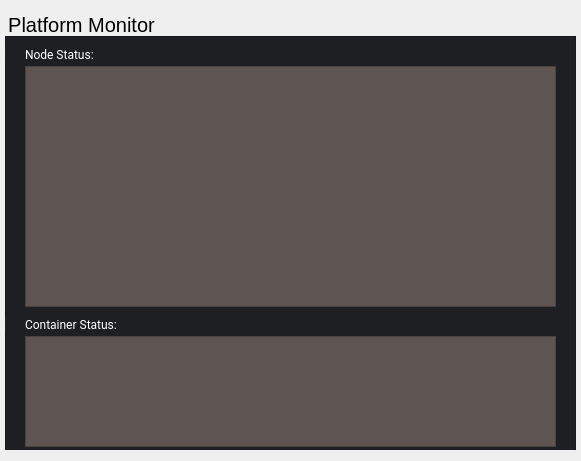
   <widget class="QWidget" name="verticalLayoutWidget_3">
    <property name="geometry">
     <rect>
      <x>710</x>
      <y>540</y>
      <width>581</width>
      <height>461</height>
     </rect>
    </property>
    <layout class="QVBoxLayout" name="verticalLayout_4" stretch="0">
     <property name="spacing">
      <number>0</number>
     </property>
     <property name="leftMargin">
      <number>5</number>
     </property>
     <property name="rightMargin">
      <number>5</number>
     </property>
     <item>
      <widget class="QGroupBox" name="groupBox_3">
       <property name="styleSheet">
        <string notr="true">QGroupBox {
  border: 0;
  margin-top: 28px;
  font-size: 20px;
}</string>
       </property>
       <property name="title">
        <string>Platform Monitor</string>
       </property>
       <widget class="QWidget" name="widget_3" native="true">
        <property name="geometry">
         <rect>
          <x>0</x>
          <y>25</y>
          <width>571</width>
          <height>431</height>
         </rect>
        </property>
        <property name="styleSheet">
         <string notr="true">* {
  background-color: rgb(29, 31, 34);
  color: rgb(255, 255, 255);
}
QToolTip {
  padding: 4px;
}</string>
        </property>
        <widget class="QFrame" name="frame_3">
         <property name="geometry">
          <rect>
           <x>0</x>
           <y>0</y>
           <width>571</width>
           <height>431</height>
          </rect>
         </property>
         <property name="styleSheet">
          <string notr="true">#frame {
  border: 5px solid rgb(29, 31, 34);
}</string>
         </property>
         <property name="frameShape">
          <enum>QFrame::StyledPanel</enum>
         </property>
         <property name="frameShadow">
          <enum>QFrame::Raised</enum>
         </property>
         <widget class="QTreeView" name="treeViewMonitorStatus">
          <property name="geometry">
           <rect>
            <x>20</x>
            <y>30</y>
            <width>531</width>
            <height>241</height>
           </rect>
          </property>
          <property name="font">
           <font>
            <family>Roboto</family>
           </font>
          </property>
          <property name="styleSheet">
           <string notr="true">background-color: rgb(94, 85, 82);</string>
          </property>
          <property name="autoScroll">
           <bool>true</bool>
          </property>
          <property name="editTriggers">
           <set>QAbstractItemView::NoEditTriggers</set>
          </property>
          <property name="selectionMode">
           <enum>QAbstractItemView::NoSelection</enum>
          </property>
          <property name="itemsExpandable">
           <bool>false</bool>
          </property>
          <attribute name="headerVisible">
           <bool>false</bool>
          </attribute>
          <attribute name="headerStretchLastSection">
           <bool>false</bool>
          </attribute>
         </widget>
         <widget class="QLabel" name="labelLedLeftParameters">
          <property name="geometry">
           <rect>
            <x>0</x>
            <y>10</y>
            <width>137</width>
            <height>17</height>
           </rect>
          </property>
          <property name="font">
           <font>
            <family>Roboto</family>
           </font>
          </property>
          <property name="text">
           <string>Node Status:</string>
          </property>
          <property name="alignment">
           <set>Qt::AlignLeading|Qt::AlignLeft|Qt::AlignVCenter</set>
          </property>
          <property name="indent">
           <number>20</number>
          </property>
         </widget>
         <widget class="QTableWidget" name="tableWidgetContainerMonitorStatus">
          <property name="geometry">
           <rect>
            <x>20</x>
            <y>300</y>
            <width>531</width>
            <height>111</height>
           </rect>
          </property>
          <property name="minimumSize">
           <size>
            <width>0</width>
            <height>60</height>
           </size>
          </property>
          <property name="maximumSize">
           <size>
            <width>16777215</width>
            <height>16777215</height>
           </size>
          </property>
          <property name="font">
           <font>
            <family>Roboto</family>
           </font>
          </property>
          <property name="styleSheet">
           <string notr="true">background-color: rgb(94, 85, 82);</string>
          </property>
          <property name="sizeAdjustPolicy">
           <enum>QAbstractScrollArea::AdjustToContents</enum>
          </property>
          <property name="editTriggers">
           <set>QAbstractItemView::NoEditTriggers</set>
          </property>
          <property name="selectionMode">
           <enum>QAbstractItemView::NoSelection</enum>
          </property>
          <property name="textElideMode">
           <enum>Qt::ElideNone</enum>
          </property>
          <property name="sortingEnabled">
           <bool>true</bool>
          </property>
          <property name="wordWrap">
           <bool>false</bool>
          </property>
          <property name="cornerButtonEnabled">
           <bool>false</bool>
          </property>
          <property name="rowCount">
           <number>0</number>
          </property>
          <property name="columnCount">
           <number>4</number>
          </property>
          <attribute name="horizontalHeaderVisible">
           <bool>false</bool>
          </attribute>
          <attribute name="horizontalHeaderCascadingSectionResizes">
           <bool>false</bool>
          </attribute>
          <attribute name="horizontalHeaderDefaultSectionSize">
           <number>120</number>
          </attribute>
          <attribute name="horizontalHeaderShowSortIndicator" stdset="0">
           <bool>true</bool>
          </attribute>
          <attribute name="horizontalHeaderStretchLastSection">
           <bool>true</bool>
          </attribute>
          <attribute name="verticalHeaderVisible">
           <bool>false</bool>
          </attribute>
          <column/>
          <column/>
          <column/>
          <column/>
         </widget>
         <widget class="QLabel" name="labelLedLeftParameters_2">
          <property name="geometry">
           <rect>
            <x>0</x>
            <y>280</y>
            <width>161</width>
            <height>17</height>
           </rect>
          </property>
          <property name="font">
           <font>
            <family>Roboto</family>
           </font>
          </property>
          <property name="text">
           <string>Container Status:</string>
          </property>
          <property name="alignment">
           <set>Qt::AlignLeading|Qt::AlignLeft|Qt::AlignVCenter</set>
          </property>
          <property name="indent">
           <number>20</number>
          </property>
         </widget>
        </widget>
       </widget>
      </widget>
     </item>
    </layout>
   </widget>
